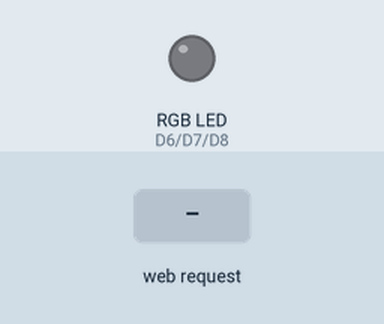
The sketch below on a simulated ESP8266 (Wemos D1 mini). Shown: an RGB LED mixed from three pins (HIGH = lit). The test bench sets the inputs (shaded band). WiFi joins after 1.5 s; servers stay silent unless stated; what the sketch prints to the serial monitor is not drawn.

Above: at 4.7 s.
4.8 s: HTTP request GET /ActiveLedIs/R received
At 5.5 s:
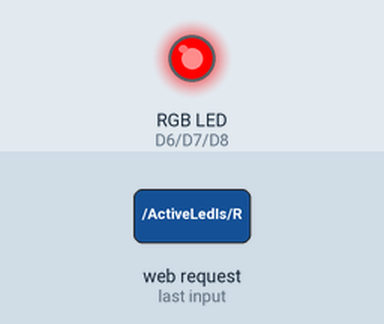
6.3 s: HTTP request GET /ActiveLedIs/G received
At 6.6 s:
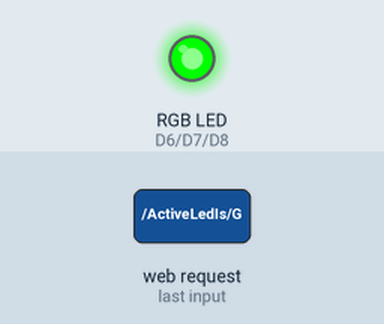
7.8 s: HTTP request GET /ActiveLedIs/B received
At 9.0 s:
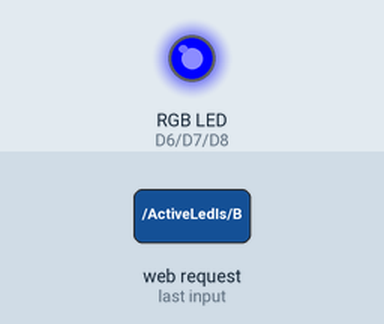
Timing chart, 0 to 10.8 s (numbered marks = the images above; inputs shaded):
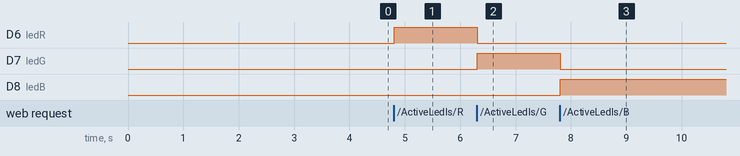

The sketch:

ConnectWeb.ino
```cpp
/**--------------------------------------------------------
  2 Autor: Carlos Pasquali;
  3 Hardware: WeMos D1 ESP8266
  4 Framework: Arduino IDE 1.8.19
  5 Curso: Engenharia de Computação
  6 Disciplina: IoT II
  7 -------------------------------------------------------- */
/* Relação entre pinos da WeMos D1 R2 e GPIOs do ESP8266
  9 Pinos-WeMos Função Pino-ESP-8266
  10 TX TXD TXD/GPIO1
  11 RX RXD RXD/GPIO3
  12 D0 IO GPIO16
  13 D1 IO, SCL GPIO5
  14 D2 IO, SDA GPIO4
  15 D3 IO, 10k PU GPIO0
  16 D4 IO, 10k PU, LED GPIO2 //Utilizado na gravação. Sug: Usar como INPUT.
  17 D5 IO, SCK GPIO14 //Utilizado na gravação. Sug: Usar como INPUT.
  18 D6 IO, MISO GPIO12
  19 D7 IO, MOSI GPIO13
  20 D8 IO, 10k PD, SS GPIO15
  21 A0 Inp. AN 3,3Vmax A0
  22 */


//LIBS
#include <ESP8266WiFi.h>

//VARS
const char* ssid = "SATC IOT";
const char* password = "IOT2022@";

WiFiServer server(80);

unsigned long currentTime = 0, previousTime = 0;
const long timeOut = 2000;

String header = "";
char stateLed = 'O';


#define ledR D6
#define ledG D7
#define ledB D8


void setup()
{
  pinMode(ledR, OUTPUT);
  pinMode(ledB, OUTPUT);
  pinMode(ledG, OUTPUT);

  Serial.begin(115200);
  delay(2000);
  Serial.print("Conectando na rede...");

  Serial.println(ssid);
  WiFi.begin(ssid, password);

  while (WiFi.status() != WL_CONNECTED) {
    delay(500);
    Serial.print(".");
  }

  Serial.print("\n WIFI Conectado. Endereço de IP: ");
  Serial.println(WiFi.localIP());

  server.begin();
}

void loop()
{
  WiFiClient client = server.available();

  if (client) {

    Serial.println("Novo cliente conectado.\n");

    String currentLine = "";
    currentTime = millis();
    previousTime = currentTime;

    while ((client.connected()) && ((currentTime - previousTime) <= timeOut)) {
      currentTime = millis();
      if (client.available()) {
        char c = client.read();


        Serial.write(c);
        header += c;

        if (c == '\n') //pra saber que acabou a requisição HTTP
        {
          if (currentLine.length() == 0) {
            /* cabeçalhos http sempre começam com um código de resposta e um tipo de conteudo para que o cliente saiba o que está por vir. */
            client.println("HTTP/1.1.200 OK");
            client.println("content-type:text/html");
            client.println("Connection: closed");
            client.println("");

            if (header.indexOf("GET /ActiveLedIs/R") >= 0) {

              digitalWrite(ledG, LOW);
              digitalWrite(ledB, LOW);
              digitalWrite(ledR, HIGH);
              stateLed = 'R';
            } else if (header.indexOf("GET /ActiveLedIs/G") >= 0 ) {

              digitalWrite(ledG, HIGH);
              digitalWrite(ledB, LOW);
              digitalWrite(ledR, LOW);
              stateLed = 'G';
            } else if (header.indexOf("GET /ActiveLedIs/B") >= 0 ) {

              digitalWrite(ledG, LOW);
              digitalWrite(ledB, HIGH);
              digitalWrite(ledR, LOW);
              stateLed = 'B';
            }

            // Display the HTML web page
            // Indica que serÃ¡ enviado cÃ³digo HTML.
            client.println("<!DOCTYPE html><html>");
            // Torna a web page responsiva em qualquer browser.
            client.println("<head><meta name=\"viewport\" content=\"width=device-width, initial-scale=1\">");
            // Ovita solicitaÃ§Ãµes relacionadas ao favicon (nÃ£o se preocupe quanto a isso).
            client.println("<link rel=\"icon\" href=\"data:,\">");
            // CSS to style the on/off buttons
            // Feel free to change the background-color and font-size attributes to fit your preferences


            //STYLES
            client.println("<style>");

            client.println("html {font-family: Helvetica;margin: 0;padding: 0;box-sizing: border-box;}");

            client.println("* {margin: 0;padding: 0;box-sizing: border-box;color: #9ba8b9;}");

            client.println(".hr {width: 100%; border-color: #9ba8b9;}");

            client.println(".background {display: flex;flex-direction: column;align-items: center;padding: 24px;width: 100%; height: 100vh;background-color: #273341;}");

            client.println(".container {display: flex;gap: 24px;flex-direction: column;justify-content: center;align-items: center;padding: 24px;border-radius: 10px;width: 30%;background-color: #4b5767;}");

            client.println(".button { border-radius: 10px;padding: 8px 12px;outline: none;border: none;cursor: pointer; color: white;}");

            client.println(".rgbController { display: flex;gap: 8px;}");

            client.println(".ledIndicatorContainer {display: flex;align-items: center;justify-content: center;flex-direction: column;gap: 8px;}");

            client.println(".ledIndicator {width: 24px;height: 24px;background-color: #2b2b2b;border-radius: 100%;}");

            client.println("</style>");

            client.println("</head>");

            //BODY
            client.println("<body>");

            client.println("<div class=\"background\">");
            client.println("<div class=\"container\">");

            client.println("<h1>IoT II - ESP8266 Web Server</h1>");
            client.println("<hr class=\"hr\" />");

            client.println("<div class=\"ledIndicatorContainer\">");

            client.println("<p>Led status:</p>");

            switch (stateLed) {

              case 'R':
                client.println("<div class=\"ledIndicator\" style=\"background-color: red\"></div>");
                break;
              case 'G':
                client.println("<div class=\"ledIndicator\" style=\"background-color: green\"></div>");
                break;
              case 'B':
                client.println("<div class=\"ledIndicator\" style=\"background-color: blue\"></div>");
                break;
              default :
                client.println("<div class=\"ledIndicator\" style=\"background-color: #2b2b2b\"></div>");
                break;
            }


            client.println("</div>");
            client.println("<hr class=\"hr\"></hr>");


            client.println("<div class=\"rgbController\">");

            client.println("<p> <a href=\"/ActiveLedIs/R\"><button class=\"button\" style=\"background-color: red\">R</button></a></p>");
            client.println("<p> <a href=\"/ActiveLedIs/G\"><button class=\"button\" style=\"background-color: green\">G</button></a></p>");
            client.println("<p> <a href=\"/ActiveLedIs/B\"><button class=\"button\" style=\"background-color: blue\">B</button></a></p>");

            client.println("</div>");
            client.println("</div>");
            client.println("</div>");

            client.println("</body");
            client.println("</html>");
          }
          else {
            currentLine = "";
          }
        }
        else if (c != '\r') {
          currentLine += c;
        }
      }
    }
    header = "";
    client.stop();
    Serial.println("Cliente Desconectado.");
  }
}
```

Measured:
- after the input at 4.8 s, D6 (ledR): LOW → HIGH at once
- after the input at 6.3 s, D6 (ledR): HIGH → LOW at once; D7 (ledG): LOW → HIGH at once
- after the input at 7.8 s, D7 (ledG): HIGH → LOW at once; D8 (ledB): LOW → HIGH at once
